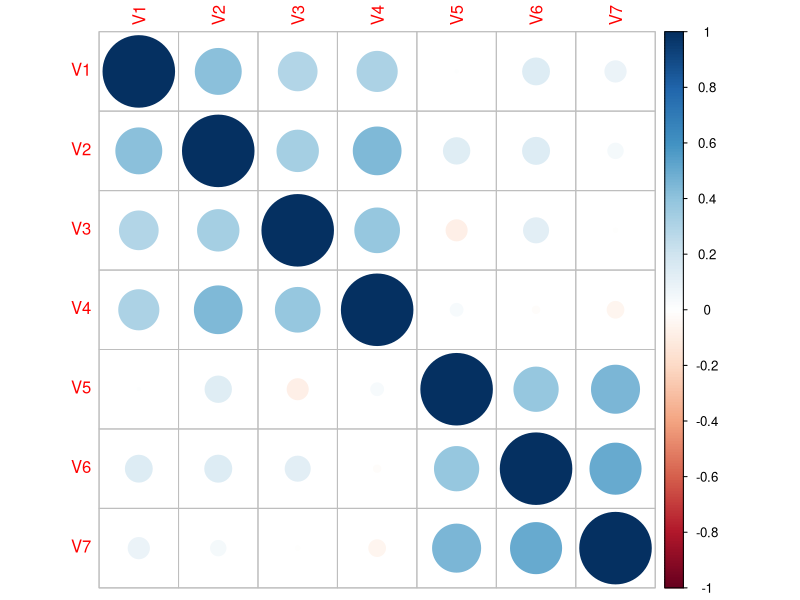
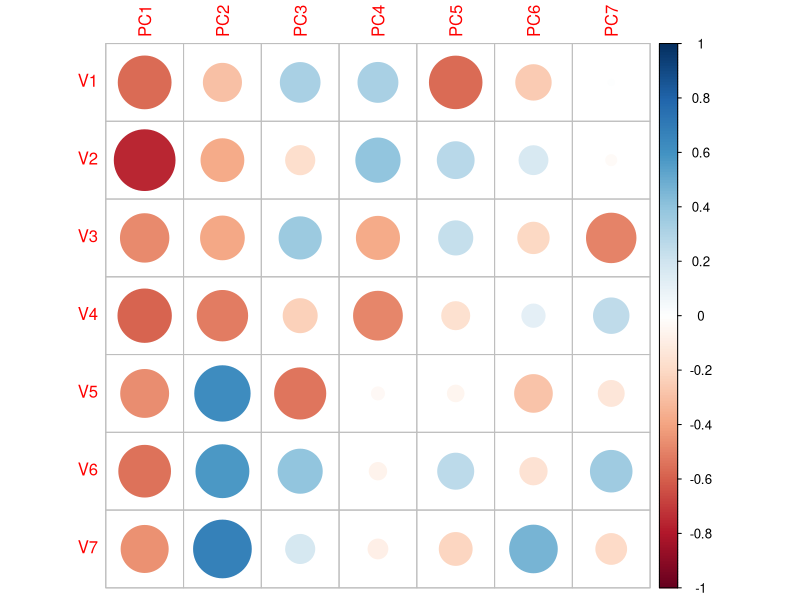
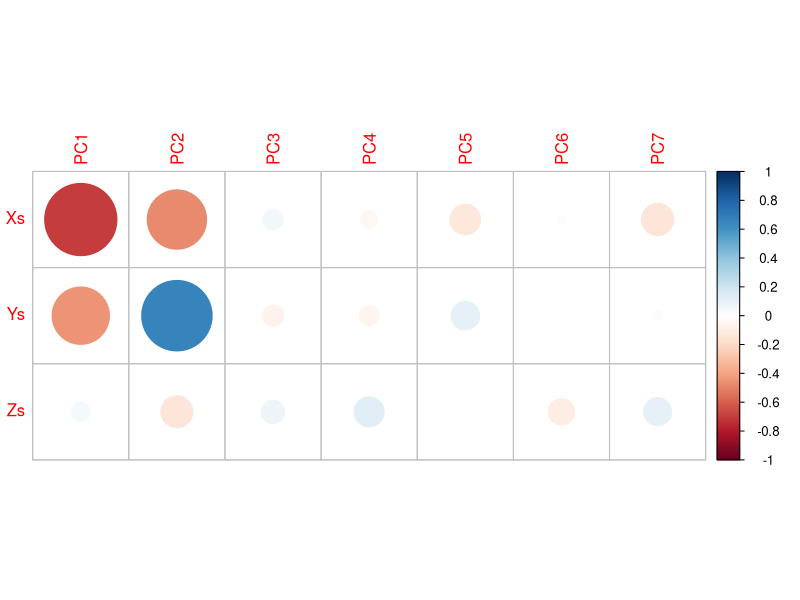
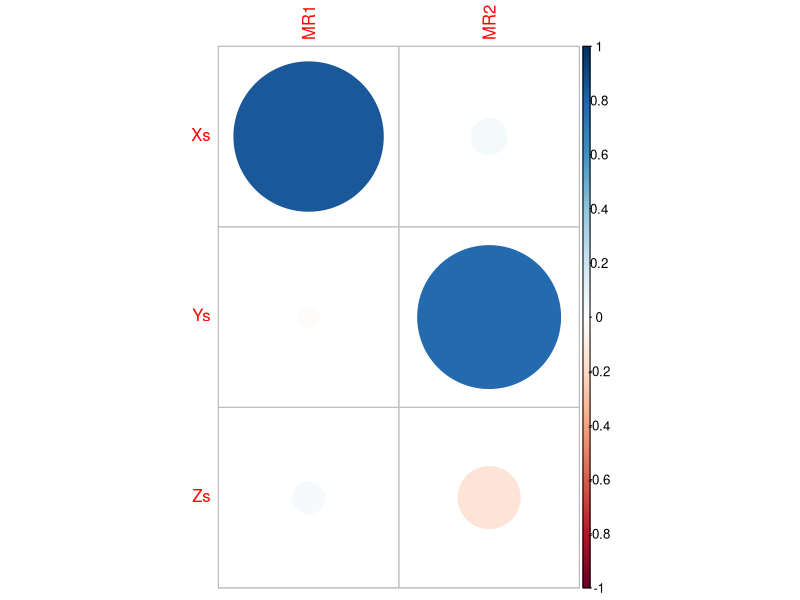

Reproduce these figures in R, in order.
## ---- chunk 1
knitr::opts_chunk$set(echo = TRUE)
library("psych")
library("corrplot")
## ---- chunk 2
set.seed(1)
Xs = rnorm(100)
Ys = rnorm(100)
Zs = rnorm(100)
factors = cbind(Xs, Ys, Zs)
dfactors = data.frame(factors)

noisyProxies = function(feature, k, correlation){
  flength = length(feature)
  nprox = matrix(nrow=flength, ncol=k)
  for (i in 1:k){
    error = rnorm(flength)
    nprox[,i] = feature*correlation + error 
  }
  nprox
}

noises = cbind(noisyProxies(dfactors$Xs, 4, 0.9), noisyProxies(dfactors$Ys, 3, 0.9))
noises = as.data.frame(noises)
#Quick note: V1:V4 are X-based, V5:V7 are Y-based.
## ---- chunk 3
PCA_XYZ = prcomp(noises)
FA_XYZ = fa(noises, nfactors=2, rotate = "varimax")
## ---- chunk 4
corrplot(cor(noises))
## ---- chunk 5
corrplot(cor(noises, PCA_XYZ$x))
## ---- chunk 6
corrplot(cor(dfactors, PCA_XYZ$x))
## ---- chunk 7
corrplot(cor(dfactors, FA_XYZ$scores))
